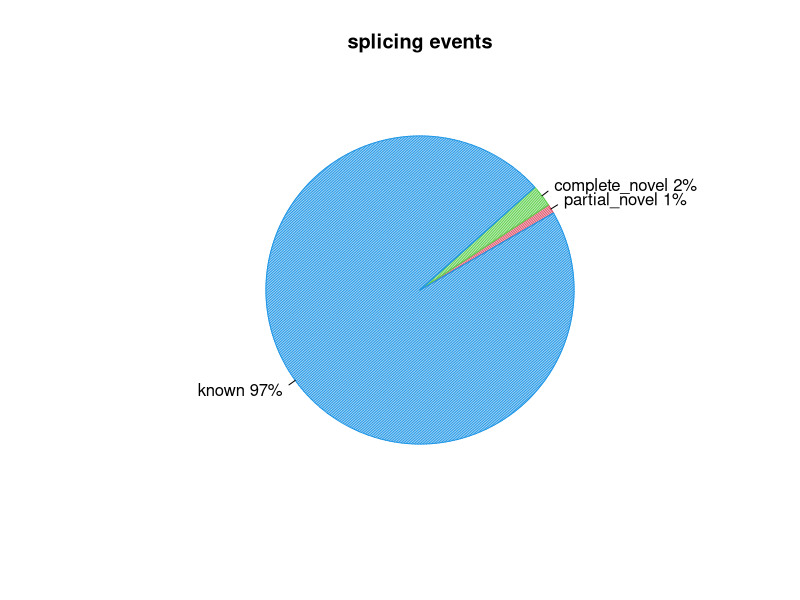
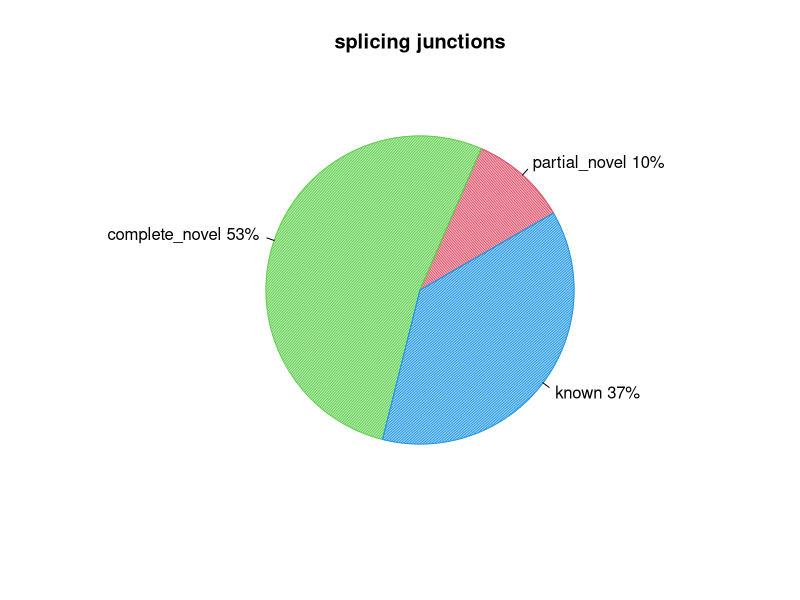

The R source for these figures, in order:
pdf("CF98441.splice_events.pdf")
events=c(0.9754122082334448,2.307923699679181,96.63014627090163)
pie(events,col=c(2,3,4),init.angle=30,angle=c(60,120,150),density=c(70,70,70),main="splicing events",labels=c("partial_novel 1%","complete_novel 2%","known 97%"))
dev.off()
pdf("CF98441.splice_junction.pdf")
junction=c(10.151410379787874,52.60089750508361,37.24769211512852)
pie(junction,col=c(2,3,4),init.angle=30,angle=c(60,120,150),density=c(70,70,70),main="splicing junctions",labels=c("partial_novel 10%","complete_novel 53%","known 37%"))
dev.off()
